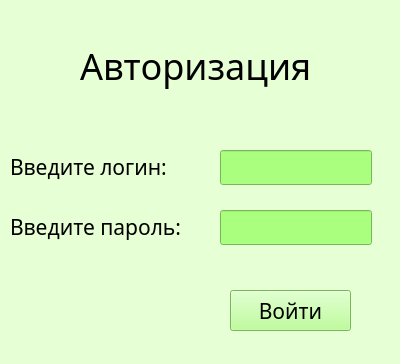
<?xml version="1.0" encoding="UTF-8"?>
<ui version="4.0">
 <class>Form</class>
 <widget class="QWidget" name="Form">
  <property name="geometry">
   <rect>
    <x>0</x>
    <y>0</y>
    <width>400</width>
    <height>364</height>
   </rect>
  </property>
  <property name="windowTitle">
   <string>Form</string>
  </property>
  <property name="styleSheet">
   <string notr="true">background-color: rgb(231, 255, 212);</string>
  </property>
  <widget class="QLabel" name="label_avtorizazia">
   <property name="geometry">
    <rect>
     <x>80</x>
     <y>40</y>
     <width>281</width>
     <height>51</height>
    </rect>
   </property>
   <property name="font">
    <font>
     <family>Cascadia Mono Light</family>
     <pointsize>27</pointsize>
     <weight>50</weight>
     <italic>false</italic>
     <bold>false</bold>
     <kerning>true</kerning>
    </font>
   </property>
   <property name="styleSheet">
    <string notr="true"/>
   </property>
   <property name="text">
    <string>Авторизация</string>
   </property>
  </widget>
  <widget class="QLabel" name="label_Login">
   <property name="geometry">
    <rect>
     <x>10</x>
     <y>150</y>
     <width>171</width>
     <height>34</height>
    </rect>
   </property>
   <property name="font">
    <font>
     <family>Cascadia Mono Light</family>
     <pointsize>16</pointsize>
    </font>
   </property>
   <property name="text">
    <string>Введите логин:</string>
   </property>
  </widget>
  <widget class="QLabel" name="label_Parol">
   <property name="geometry">
    <rect>
     <x>10</x>
     <y>210</y>
     <width>181</width>
     <height>34</height>
    </rect>
   </property>
   <property name="font">
    <font>
     <family>Cascadia Mono Light</family>
     <pointsize>16</pointsize>
    </font>
   </property>
   <property name="text">
    <string>Введите пароль:</string>
   </property>
  </widget>
  <widget class="QLineEdit" name="lineEdit_Login">
   <property name="geometry">
    <rect>
     <x>220</x>
     <y>150</y>
     <width>152</width>
     <height>35</height>
    </rect>
   </property>
   <property name="font">
    <font>
     <family>Cascadia Mono Light</family>
     <pointsize>16</pointsize>
    </font>
   </property>
   <property name="styleSheet">
    <string notr="true">background-color: rgb(170, 255, 127);</string>
   </property>
  </widget>
  <widget class="QLineEdit" name="lineEdit_Parol">
   <property name="geometry">
    <rect>
     <x>220</x>
     <y>210</y>
     <width>152</width>
     <height>35</height>
    </rect>
   </property>
   <property name="font">
    <font>
     <family>Cascadia Mono Light</family>
     <pointsize>16</pointsize>
    </font>
   </property>
   <property name="styleSheet">
    <string notr="true">background-color: rgb(170, 255, 127);</string>
   </property>
  </widget>
  <widget class="QPushButton" name="pushButton">
   <property name="geometry">
    <rect>
     <x>230</x>
     <y>290</y>
     <width>121</width>
     <height>41</height>
    </rect>
   </property>
   <property name="font">
    <font>
     <family>Cascadia Mono Light</family>
     <pointsize>16</pointsize>
    </font>
   </property>
   <property name="styleSheet">
    <string notr="true">background-color: rgb(170, 255, 127);</string>
   </property>
   <property name="text">
    <string>Войти</string>
   </property>
  </widget>
 </widget>
 <resources/>
 <connections/>
</ui>
